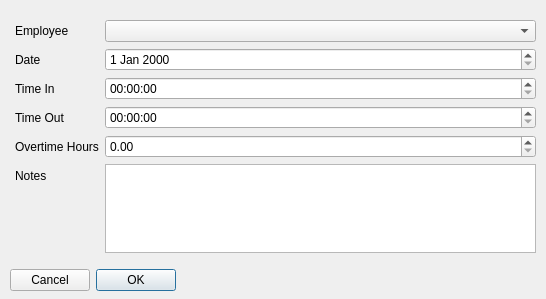
<?xml version="1.0" encoding="UTF-8"?>
<ui version="4.0">
 <class>mainDialog</class>
 <widget class="QDialog" name="mainDialog">
  <property name="geometry">
   <rect>
    <x>0</x>
    <y>0</y>
    <width>546</width>
    <height>299</height>
   </rect>
  </property>
  <property name="windowTitle">
   <string>Dialog</string>
  </property>
  <widget class="QWidget" name="verticalLayoutWidget">
   <property name="geometry">
    <rect>
     <x>10</x>
     <y>10</y>
     <width>531</width>
     <height>281</height>
    </rect>
   </property>
   <layout class="QVBoxLayout" name="verticalLayout">
    <item>
     <layout class="QFormLayout" name="formLayout">
      <property name="leftMargin">
       <number>5</number>
      </property>
      <property name="topMargin">
       <number>10</number>
      </property>
      <property name="rightMargin">
       <number>5</number>
      </property>
      <property name="bottomMargin">
       <number>10</number>
      </property>
      <item row="0" column="0">
       <widget class="QLabel" name="empLabel">
        <property name="text">
         <string>Employee</string>
        </property>
       </widget>
      </item>
      <item row="5" column="0">
       <widget class="QLabel" name="notesLabel">
        <property name="text">
         <string>Notes</string>
        </property>
       </widget>
      </item>
      <item row="4" column="0">
       <widget class="QLabel" name="overTimeHoursLabel">
        <property name="text">
         <string>Overtime Hours</string>
        </property>
       </widget>
      </item>
      <item row="3" column="0">
       <widget class="QLabel" name="timeOutLabel">
        <property name="text">
         <string>Time Out</string>
        </property>
       </widget>
      </item>
      <item row="2" column="0">
       <widget class="QLabel" name="timeInLabel">
        <property name="text">
         <string>Time In</string>
        </property>
       </widget>
      </item>
      <item row="1" column="0">
       <widget class="QLabel" name="dateLabel">
        <property name="text">
         <string>Date</string>
        </property>
       </widget>
      </item>
      <item row="0" column="1">
       <widget class="QComboBox" name="empComboBox"/>
      </item>
      <item row="1" column="1">
       <widget class="QDateEdit" name="DateEdit"/>
      </item>
      <item row="2" column="1">
       <widget class="QTimeEdit" name="timeInTimeEdit"/>
      </item>
      <item row="3" column="1">
       <widget class="QTimeEdit" name="timeOutTimeEdit"/>
      </item>
      <item row="4" column="1">
       <widget class="QDoubleSpinBox" name="overTimeHoursDoubleSpinBox"/>
      </item>
      <item row="5" column="1">
       <widget class="QTextEdit" name="notesTextEdit"/>
      </item>
     </layout>
    </item>
    <item>
     <widget class="QDialogButtonBox" name="buttonBox">
      <property name="layoutDirection">
       <enum>Qt::RightToLeft</enum>
      </property>
      <property name="orientation">
       <enum>Qt::Horizontal</enum>
      </property>
      <property name="standardButtons">
       <set>QDialogButtonBox::Cancel|QDialogButtonBox::Ok</set>
      </property>
     </widget>
    </item>
   </layout>
  </widget>
 </widget>
 <resources/>
 <connections>
  <connection>
   <sender>buttonBox</sender>
   <signal>accepted()</signal>
   <receiver>mainDialog</receiver>
   <slot>accept()</slot>
   <hints>
    <hint type="sourcelabel">
     <x>248</x>
     <y>254</y>
    </hint>
    <hint type="destinationlabel">
     <x>157</x>
     <y>274</y>
    </hint>
   </hints>
  </connection>
  <connection>
   <sender>buttonBox</sender>
   <signal>rejected()</signal>
   <receiver>mainDialog</receiver>
   <slot>reject()</slot>
   <hints>
    <hint type="sourcelabel">
     <x>316</x>
     <y>260</y>
    </hint>
    <hint type="destinationlabel">
     <x>286</x>
     <y>274</y>
    </hint>
   </hints>
  </connection>
 </connections>
</ui>
